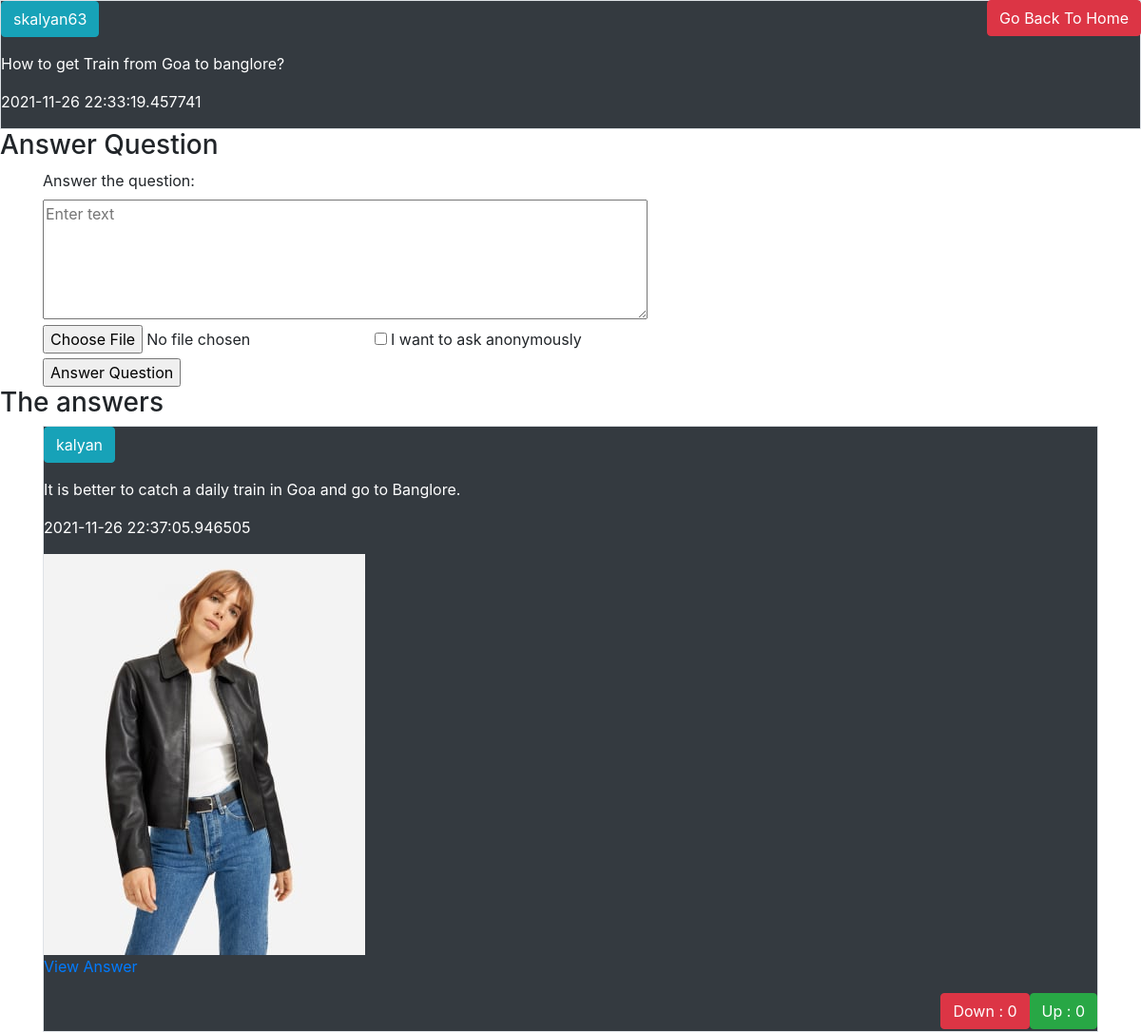
The page /Question/1 on the database as committed earlier.
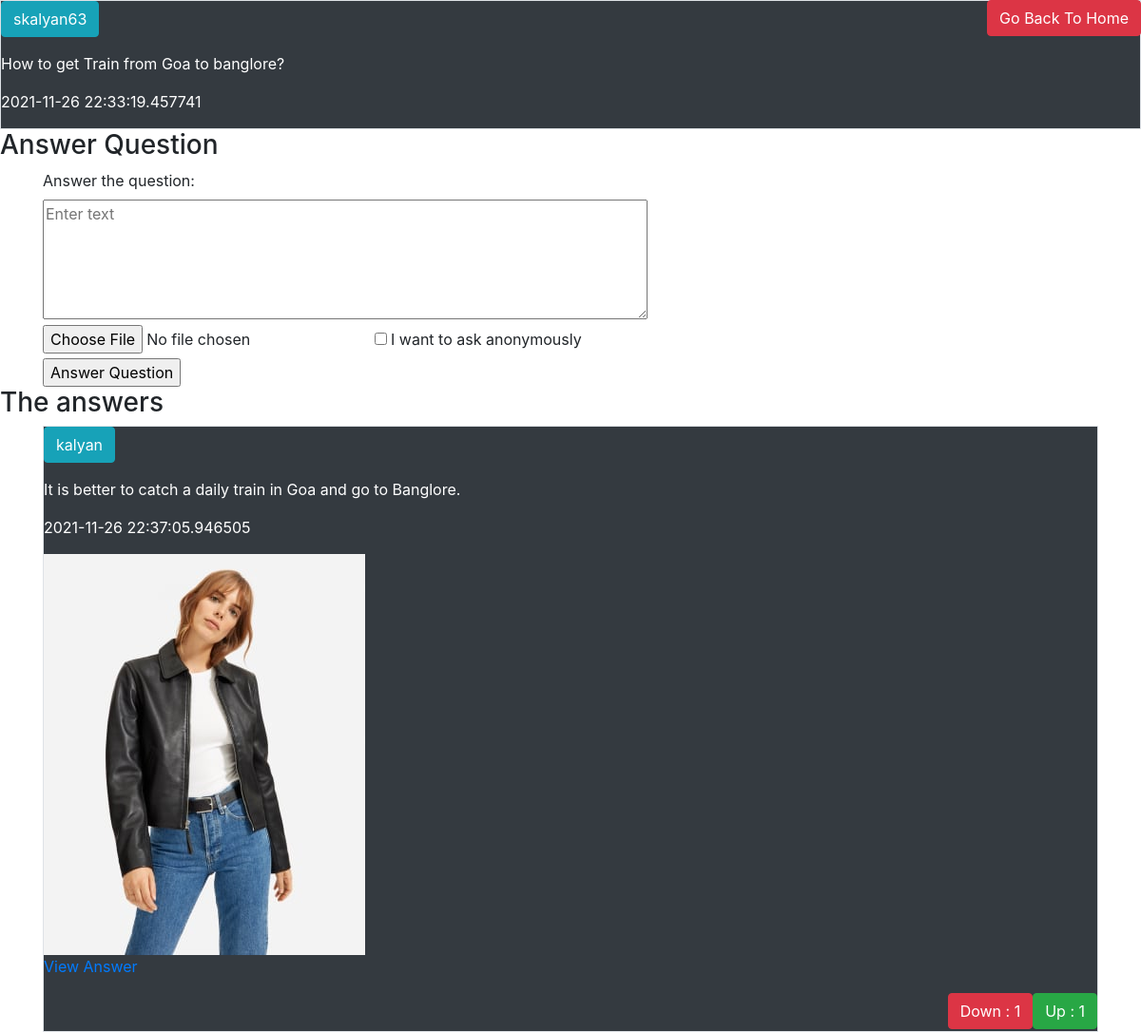
The same page on the database as committed later.
### tables this page shows
CREATE TABLE Answer(
    A_id        INTEGER PRIMARY KEY autoincrement,
    Q_id        int not null,
    user_id     int not null,
    A_Text      varchar(500),
    Upvote_count    int default 0,
    Downvote_count  int default 0,
    Date        Text,
    Anonymous   int default 0);

CREATE TABLE Media(
    M_id        INTEGER PRIMARY KEY autoincrement,
    A_id        int,
    File_loc    varchar(40));

### app.py (the view)
@app.route('/Question/<int:Q_id>',methods=["POST","GET"])
def Question(Q_id):
    if(request.method=="POST"):
        A_txt=request.form['A_text']
        An=int(request.form.get('anonymous',0))
        file=request.files['file']
        if(A_txt):
            A_id=InsertAns(Q_id,session['UserId'],A_txt,An)
            if(file):
                f_path=os.path.join(app.config['UPLOAD_FOLDER'],file.filename)
                file.save("static/"+f_path)
                InsertFiles(A_id,f_path)
        else:
            print("Answer is blank")
        return render_template('Question.html',Question=GetQuestion(Q_id),Get_File=GetFileLoc,get_Name=GetUserName)
    else:
        return render_template('Question.html',Question=GetQuestion(Q_id),Get_File=GetFileLoc,get_Name=GetUserName)

### Sql_Querries.py (called while the page is built)
def GetUserName(U_Id):
    conn=sqlite3.connect('quora.db')
    cur=conn.cursor()
    cur.execute("Select User_name from User where user_id=?",(U_Id,))
    res=cur.fetchone()
    conn.close()
    return res[0]

def GetQuestion(Q_id):
    conn=sqlite3.connect('quora.db')
    cur=conn.cursor()
    cur.execute("Select * from Questions where Q_id=?",(Q_id,))
    Ques=cur.fetchall()
    cur.execute("Select * from Answer where Q_id=?",(Q_id,))
    Ans=cur.fetchall()
    conn.close()
    return {"Ques":Ques[0],"Ans":Ans}

def GetFileLoc(A_id):
    conn=sqlite3.connect('quora.db')
    cur=conn.cursor()
    cur.execute("Select File_loc from Media where A_id=?",(A_id,))
    res=cur.fetchone()
    conn.close()
    if(res):
        return res[0]
    else:
        return None

### templates/Question.html
{% extends "Base.html" %}
{% block Body %}
<a href="{{url_for('Home')}}" class="btn btn-danger float-right">Go Back To Home</a>
<div class="border bg-dark text-white">
    {% if Question['Ques'][3] == 1 %}
        <p>user: Ananymous<p>
    {% else %}
    <p><a href="/profile/{{Question['Ques'][1]}}" class="btn btn-info">{{get_Name(Question['Ques'][1])}}</a></p>
    {% endif %}
    <p>{{Question['Ques'][2]}}</p>
    <p>{{Question['Ques'][4]}}</p>
</div>
<h3>Answer Question</h3>
<div class="container">
    <form action="/Question/{{Question['Ques'][0]}}" method="POST" enctype="multipart/form-data">
        <label for="A_text2">Answer the question:</label>
        <br>
        <textarea rows="5" cols="60" name="A_text" placeholder="Enter text"></textarea>
        <br/>
        <input type="file" name="file" value="Add file to support your Answer">
        <input type="checkbox" id="anonymous" name="anonymous" value="1">
        <label for="anonymous"> I want to ask anonymously </label><br>
        <input type="submit" value="Answer Question"/>
    </form>
</div>
<h3> The answers </h3>
<div class="container">
{% for Ans in Question['Ans'] %}
    <div class="border bg-dark text-white">
        {% if Ans[7] == 1 %}
            <p>user: Ananymous<p>
        {% else %}
        <p><a href="/profile/{{Ans[2]}}" class="btn btn-info">{{get_Name(Ans[2])}}</a></p>
        {% endif %}
        <p>{{Ans[3]}}</p>
        <p>{{Ans[6]}}</p>
        {%if Get_File(Ans[0])%}
        <img src="{{url_for('static',filename=Get_File(Ans[0]))}}">
        {%endif%}
        <p><a href="/Answer/{{Ans[0]}}">View Answer</a></p>
        <p><a href="/Question/UpVotes/{{Ans[0]}}" class="btn btn-success float-right">Up   : {{Ans[4]}}</a></p>
        <p><a href="/Question/DownVotes/{{Ans[0]}}" class="btn btn-danger float-right">Down : {{Ans[5]}}</a><p>
        <br>
    </div>
{% endfor %}
</div>
{% endblock Body %}

Rows that differ between the two databases and show on the page:
changed Answer "It is better to catch a daily train in Goa and go to Banglore.": Upvote_count "0" → "1"; Downvote_count "0" → "1"
